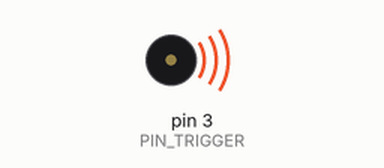
Simulated run of this sketch. Board: Arduino Uno, built with avr-gcc and run on an emulated ATmega328P. On the bench: buzzer (waves = sounding).

Above: at 0.02 s.
At 2.82 s:
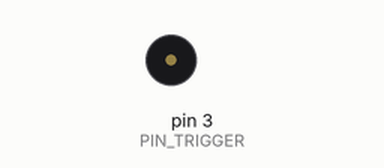
Timing chart, 0 to 3.1 s (numbered marks = the images above):
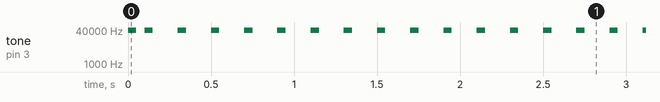

The sketch:

sketch_apr10a.ino
```cpp
#define PIN_TRIGGER 3
#define FREQUENCY 40000

void setup() {
  // put your setup code here, to run once:
  pinMode(PIN_TRIGGER, OUTPUT);
}

void loop() {
  // put your main code here, to run repeatedly:
  tone(PIN_TRIGGER, FREQUENCY);
  delay(50);
  noTone(PIN_TRIGGER);
  delay(50);
}
```

Measured:
- by itself, tone on pin 3 (PIN_TRIGGER): goes 40000 Hz 0.05 s, silent 0.05 s, 649 × (40000 Hz 0.05 s, silent 0.15 s), 40000 Hz 0.05 s, then silent
